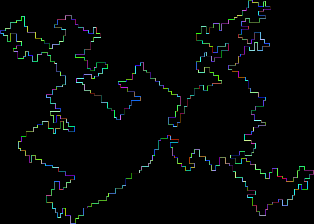

This chart was generated by the following Python code:
import numpy
import imageio
import matplotlib.pyplot as plt


# Map movement/walk direction to a unit vector
directions = {
    'U': (0, 1),
    'R': (1, 0),
    'D': (0, -1),
    'L': (-1, 0),
}

def sign(x):
    """The mathematical sign operation.

    :param x: The number to evaluate
    :return: -1 if x < 0, else +1
    """
    if x < 0: return -1
    else: return 1

def dir_to_coords(cc, dir, dist):
    """Perform a walk from the current coordinates in a given direction
    for the given amount of distance. Produce a list of walked coordinates
    in order.
    
    The given direction must be one of the following:
        UP='U', RIGHT='R', DOWN='D', LEFT='L'
    i.e. if cc=(0,0), dir='U', dist=3 then the result is
        [(0,0), (0,1), (0,2), (0,3)]

    :param cc: The current coordinates in the walk
    :param dir: The direction to walk in
    :param dist: The distance to walk
    """
    dist += 1
    # The direction offset vector
    do = directions[dir]
    # The target coordinates
    tc = (cc[0] + do[0] * dist, cc[1] + do[1] * dist)
    # A bool to decide which of the xs or ys lists should be
    # extended/padded to match the other in length
    isXMove: bool = do[0] != 0

    xCoords = [x for x in range(cc[0], tc[0], sign(tc[0] - cc[0]))]
    if not isXMove: xCoords = [cc[0]] * dist
    yCoords = [y for y in range(cc[1], tc[1], sign(tc[1] - cc[1]))]
    if isXMove: yCoords = [cc[1]] * dist
    return [i for i in zip(xCoords, yCoords)]


f = open("./day18.txt")
coords = []
currPos = (0, 0)
for line in f:
    elems = line.strip('\n').split(' ')
    dir, dist, col = elems[0], int(elems[1]), elems[2][2:][:-1]

    newCoords = dir_to_coords(currPos, dir, dist)
    coords.extend([(*c, col) for c in newCoords])
    currPos = newCoords[-1]

xs = numpy.array([x for x, _, _ in coords])
ys = numpy.array([y for _, y, _ in coords])
# y-coordinates are flipped; y=0 is at the top of the image
ys *= -1
colors = numpy.array([[
    int(col[0:2], 16), int(col[2:4], 16), int(col[4:], 16)]
    for _, _, col in coords
])
maxx, minx = max(xs), min(xs)
maxy, miny = max(ys), min(ys)

xs -= minx
ys -= miny

X,Y = maxx-minx+1, maxy-miny+1
image = numpy.zeros((Y, X, 3), dtype=numpy.uint8)
for idx, col in zip(zip(ys, xs), colors):
    image[idx] = col
imageio.imwrite('day18.png', image)
